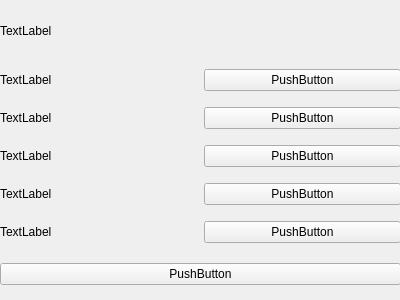
<?xml version="1.0" encoding="UTF-8"?>
<ui version="4.0">
 <class>Form</class>
 <widget class="QWidget" name="Form">
  <property name="geometry">
   <rect>
    <x>0</x>
    <y>0</y>
    <width>400</width>
    <height>300</height>
   </rect>
  </property>
  <property name="windowTitle">
   <string>Form</string>
  </property>
  <widget class="QWidget" name="gridLayoutWidget">
   <property name="geometry">
    <rect>
     <x>0</x>
     <y>59</y>
     <width>401</width>
     <height>198</height>
    </rect>
   </property>
   <layout class="QGridLayout" name="gridLayout">
    <item row="1" column="1">
     <widget class="QPushButton" name="tue_btn">
      <property name="text">
       <string>PushButton</string>
      </property>
      <attribute name="buttonGroup">
       <string notr="true">buttonGroup</string>
      </attribute>
     </widget>
    </item>
    <item row="1" column="0">
     <widget class="QLabel" name="tue_lbl">
      <property name="text">
       <string>TextLabel</string>
      </property>
     </widget>
    </item>
    <item row="2" column="1">
     <widget class="QPushButton" name="wed_btn">
      <property name="text">
       <string>PushButton</string>
      </property>
      <attribute name="buttonGroup">
       <string notr="true">buttonGroup</string>
      </attribute>
     </widget>
    </item>
    <item row="4" column="0">
     <widget class="QLabel" name="fri_lbl">
      <property name="text">
       <string>TextLabel</string>
      </property>
     </widget>
    </item>
    <item row="4" column="1">
     <widget class="QPushButton" name="fri_btn">
      <property name="text">
       <string>PushButton</string>
      </property>
      <attribute name="buttonGroup">
       <string notr="true">buttonGroup</string>
      </attribute>
     </widget>
    </item>
    <item row="0" column="0">
     <widget class="QLabel" name="mon_lbl">
      <property name="text">
       <string>TextLabel</string>
      </property>
     </widget>
    </item>
    <item row="2" column="0">
     <widget class="QLabel" name="wed_lbl">
      <property name="text">
       <string>TextLabel</string>
      </property>
     </widget>
    </item>
    <item row="3" column="0">
     <widget class="QLabel" name="thur_lbl">
      <property name="text">
       <string>TextLabel</string>
      </property>
     </widget>
    </item>
    <item row="0" column="1">
     <widget class="QPushButton" name="mon_btn">
      <property name="text">
       <string>PushButton</string>
      </property>
      <attribute name="buttonGroup">
       <string notr="true">buttonGroup</string>
      </attribute>
     </widget>
    </item>
    <item row="3" column="1">
     <widget class="QPushButton" name="thur_btn">
      <property name="text">
       <string>PushButton</string>
      </property>
      <attribute name="buttonGroup">
       <string notr="true">buttonGroup</string>
      </attribute>
     </widget>
    </item>
   </layout>
  </widget>
  <widget class="QWidget" name="horizontalLayoutWidget">
   <property name="geometry">
    <rect>
     <x>0</x>
     <y>249</y>
     <width>401</width>
     <height>51</height>
    </rect>
   </property>
   <layout class="QHBoxLayout" name="horizontalLayout_2">
    <item>
     <widget class="QPushButton" name="go_btn">
      <property name="text">
       <string>PushButton</string>
      </property>
     </widget>
    </item>
   </layout>
  </widget>
  <widget class="QWidget" name="horizontalLayoutWidget_2">
   <property name="geometry">
    <rect>
     <x>0</x>
     <y>0</y>
     <width>401</width>
     <height>61</height>
    </rect>
   </property>
   <layout class="QHBoxLayout" name="horizontalLayout_3">
    <item>
     <widget class="QLabel" name="greeting">
      <property name="text">
       <string>TextLabel</string>
      </property>
     </widget>
    </item>
   </layout>
  </widget>
 </widget>
 <resources/>
 <connections/>
 <buttongroups>
  <buttongroup name="buttonGroup"/>
 </buttongroups>
</ui>
